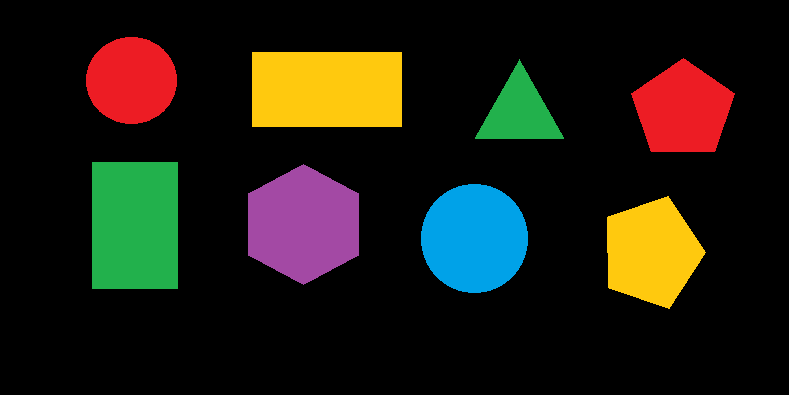
#> input picture img/fig_geometricas.png, 789 x 395 px, found by its file name
$ python Figuras_geometricas.py
#> lines starting #> are read from the running program, lines starting #| are printed output that depends on the picture; after the words box and inside, x2 and y2 are one past the last pixel; in counts of white or black regions, pixels touching at a corner belong together; long printed decimals are rounded
# -*- coding: utf-8 -*-
"""
Created on Thu Jan  2 11:49:47 2020

@author: toshiba

Ejercicio Final: Figuras geométricas: Identificación de polígonos de una imagen.
"""
import cv2

image = cv2.imread('C:\\Users\\toshiba\\Desktop\\Servicio Social\\Python\\Proc_Imagenes\\img\\fig_geometricas.png')
#> image is the input picture: shape (395, 789, 3); mean B, G, R 18.1, 28.8, 32.3
gray = cv2.cvtColor(image, cv2.COLOR_BGR2GRAY)
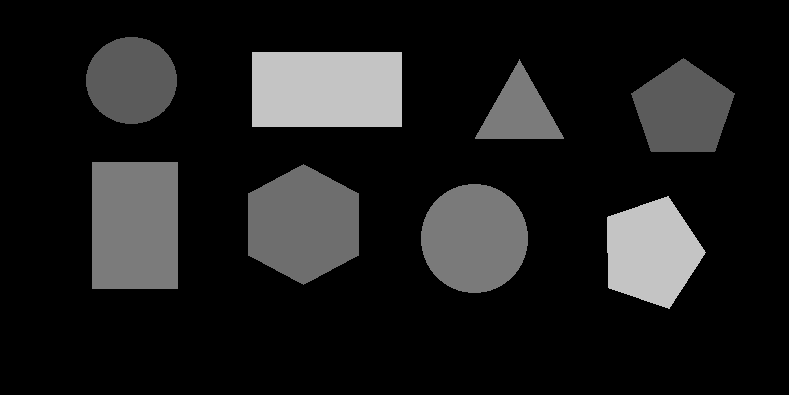
#> gray: shape (395, 789); min 0, max 196, mean 28.6
canny = cv2.Canny(gray, 10, 150)
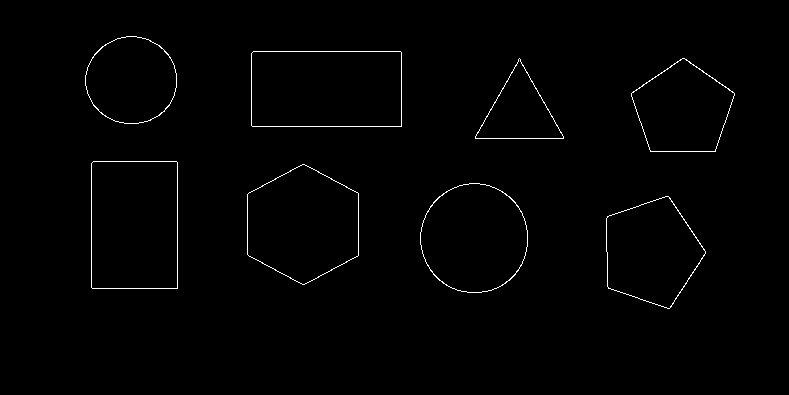
#> canny: shape (395, 789); 0.9% white in thin lines or dots, all inside (x1, y1, x2, y2) = (85, 36, 735, 309)
canny = cv2.dilate(canny, None, iterations=1)  # Dilata el contorno de las figuras
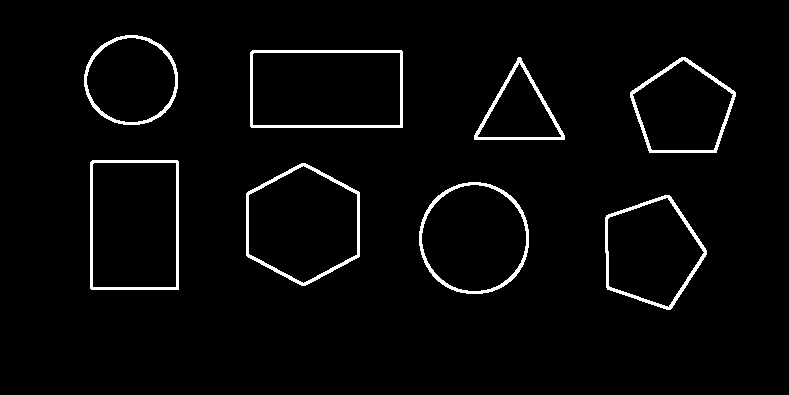
#> canny: shape (395, 789); 3% white; 8 white regions, largest, box (x1, y1, x2, y2) and area: (250, 50, 403, 128) 1346, (246, 163, 360, 286) 1280, (90, 160, 179, 290) 1274
canny = cv2.erode(canny, None, iterations=1)  # Erosiona el contorno de las figuras

contornos,_ = cv2.findContours(canny, cv2.RETR_EXTERNAL, cv2.CHAIN_APPROX_SIMPLE) # Declara los contornos de las figuras
#> contornos = 8 contours; box (x1, y1, x2, y2) and area: (251, 51, 402, 127) 11247, (91, 161, 178, 289) 10919, (247, 164, 359, 285) 10135, (420, 183, 528, 293) 9196, (606, 196, 706, 309) 7797, (631, 58, 735, 152) 6747, (85, 36, 177, 124) 6222, (475, 58, 564, 139) 3566

for c in contornos:
    epsilon = 0.01 * cv2.arcLength(c, True)  # Porcentaje de 1%, es arbitrario el número
    approx = cv2.approxPolyDP(c, epsilon, True)  # Argumentos: vector de entrada, porcentaje de lectura, si
                                                                # es una figura cerrada (True/False)
    print(len(approx))
    x,y,w,h = cv2.boundingRect(approx)

    if len(approx) == 3:
        cv2.putText(image, 'Triangulo', (x, y), 1, 1, (0,255,0), 1) # Argumentos: imagen, texto, posición en realcióna a la fig., estilo de letra, tamaño, color, "pendiente"
    if len(approx) == 4:
        aspect_ratio = float(w)/h  # Diferencía entre un Cuadrado y un Rectángulo mediante Aspecto de Radio, si la altura entre el ancho son iguales, entonces es Cuadrado
        print('aspect_ratio=', aspect_ratio)
        if aspect_ratio == 1:
            cv2.putText(image, 'Cuadrado', (x, y), 1, 1, (0,255,0), 1)
        else:
            cv2.putText(image, 'Rectangulo', (x, y), 1, 1, (0,255,0), 1)
    if len(approx) == 5:
        cv2.putText(image, 'Pentagono', (x, y), 1, 1, (0,255,0), 1)
    if len(approx) == 6:
        cv2.putText(image, 'Hexagono', (x, y), 1, 1, (0,255,0), 1)
    if len(approx) > 10:
        cv2.putText(image, 'Circulo', (x, y), 1, 1, (0,255,0), 2)

    cv2.drawContours(image, [approx], 0, (0,255,0), 2)
    cv2.imshow('image', image)
    cv2.waitKey(0)
#> this loop made 8 passes
#> (epsilon, approx, x, y, w, h, aspect_ratio) on passes 4, 7: (4.24, [[93, 161], [91, 287], [177, 288], [177, 162]], 91, 161, 87, 128, 0.68), (4.48, [[251, 53], [252, 126], [401, 126], [400, 51]], 251, 51, 151, 76, 1.99)
#> (epsilon, x, y, w, h) on passes 1, 2, 3, 5, 8: (3.54, 607, 196, 99, 113), (3.59, 420, 183, 108, 110), (3.93, 247, 164, 112, 121), (3.29, 631, 58, 104, 94), (2.96, 85, 36, 92, 88)
#| 5
#| 15
#| 6
#| 4
#| aspect_ratio= 0.6797
#| 5
#| 3
#| 4
#| aspect_ratio= 1.987
#| 15
#> pass 1, `cv2.imshow('image', image)`:
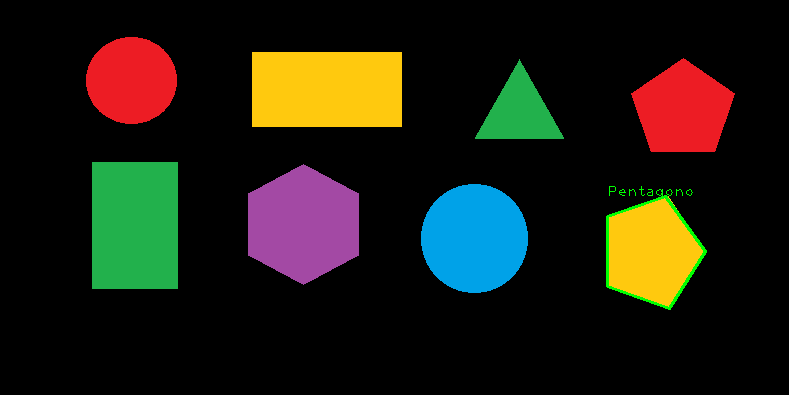
#> window 'image': shape (395, 789, 3); mean B, G, R 18, 29.4, 31.8
#> pass 2, `cv2.imshow('image', image)`:
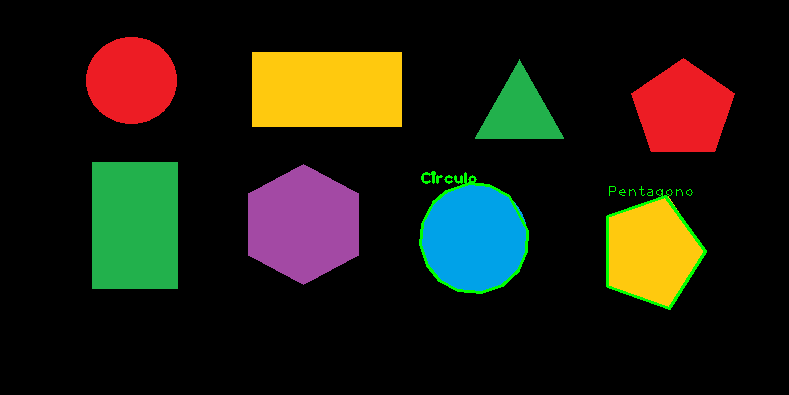
#> window 'image': shape (395, 789, 3); mean B, G, R 17.6, 30.1, 31.8
#> after the loop:
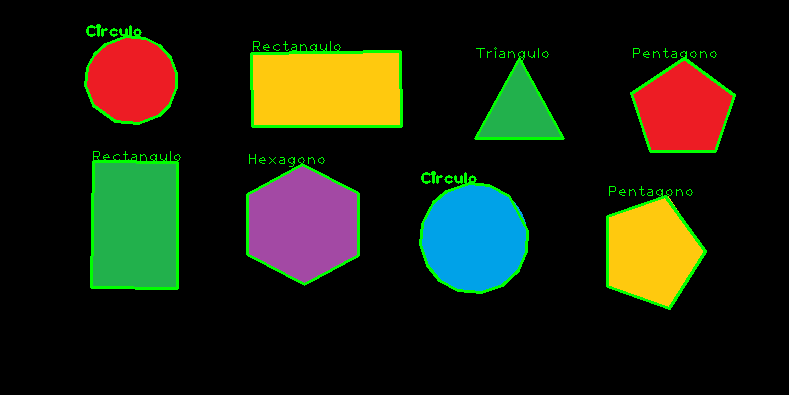
#> image: shape (395, 789, 3); 3.08% of pixels changed, all inside (x1, y1, x2, y2) = (84, 24, 736, 310)

cv2.imshow('image', image)
cv2.imshow('canny', canny)
cv2.waitKey(0)
cv2.destroyAllWindows()

$ run again, with img/fig_contornos.png copied over img/fig_geometricas.png
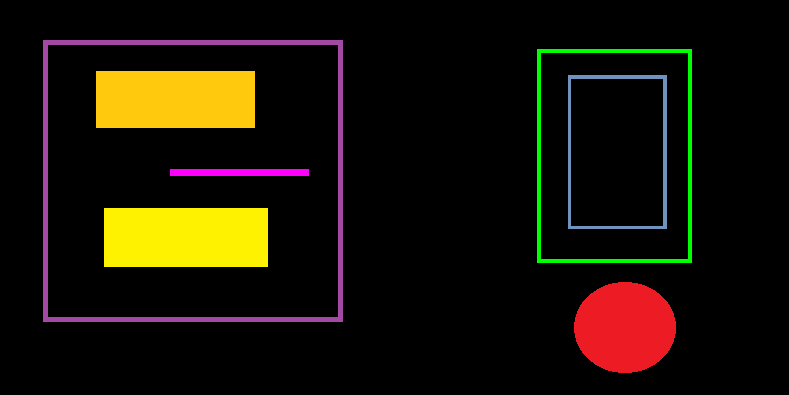
#> input picture img/fig_contornos.png, 789 x 395 px, found by its file name
#> image is the input picture: shape (395, 789, 3); mean B, G, R 6.1, 18.5, 25.3
#> `canny = cv2.erode(canny, None, iterations=1)`:
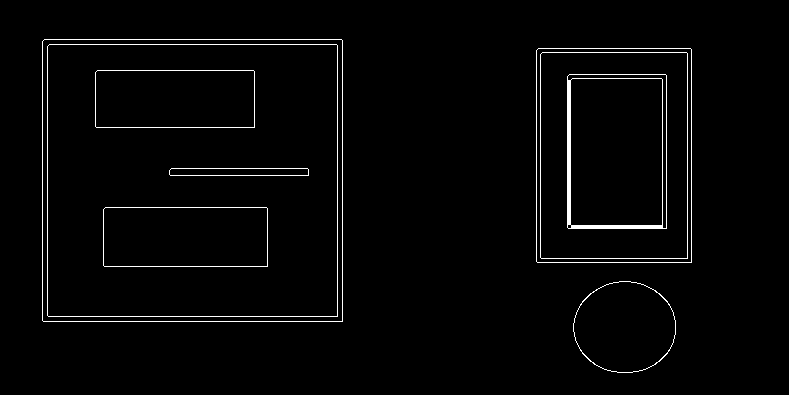
#> canny: shape (395, 789); 2.1% white in thin lines or dots, all inside (x1, y1, x2, y2) = (42, 39, 692, 373)
#> contornos = 3 contours; box (x1, y1, x2, y2) and area: (42, 39, 343, 322) 84597, (536, 48, 692, 263) 33167, (573, 281, 676, 373) 7301
#> the loop `for c in contornos:` made 3 passes
#> (epsilon, approx, x, y, w, h, aspect_ratio) on passes 2 to 3: (7.36, [[538, 48], [536, 261], [691, 262], [691, 49]], 536, 48, 156, 215, 0.726), (11.62, [[42, 41], [43, 321], [342, 321], [341, 39]], 42, 39, 301, 283, 1.06)
#> (printed output is left out)
#> after the loop `for c in contornos:`:
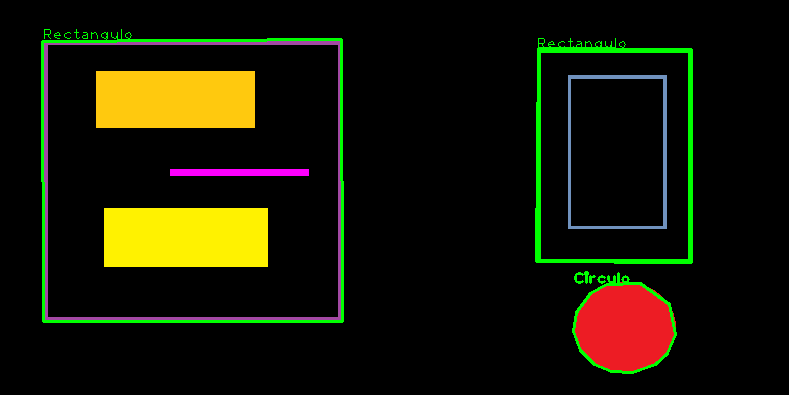
#> image: shape (395, 789, 3); 1.84% of pixels changed, all inside (x1, y1, x2, y2) = (41, 29, 693, 374)
